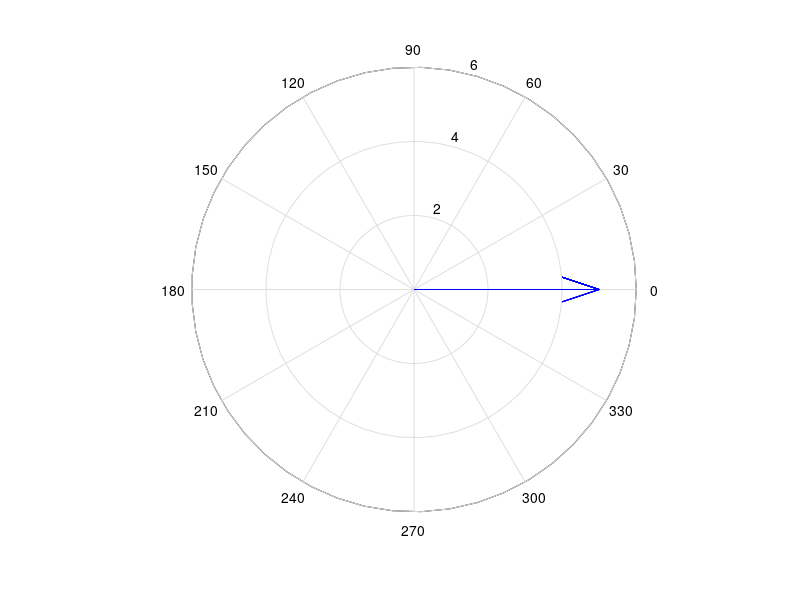

MATLAB code to generate this figure:
clear
load mytalk
sound(speech, FS)
for j=1:5
x(j)=input('Please input one complex numbers :');
end
figure(1)
clf
compass(x)
x(2,:)=angle(x(1,:));
x(3,:)=abs(x(1,:));
fprintf('complex number,\t\tphase angle,\t\tlength\n')
disp(transpose(x))
